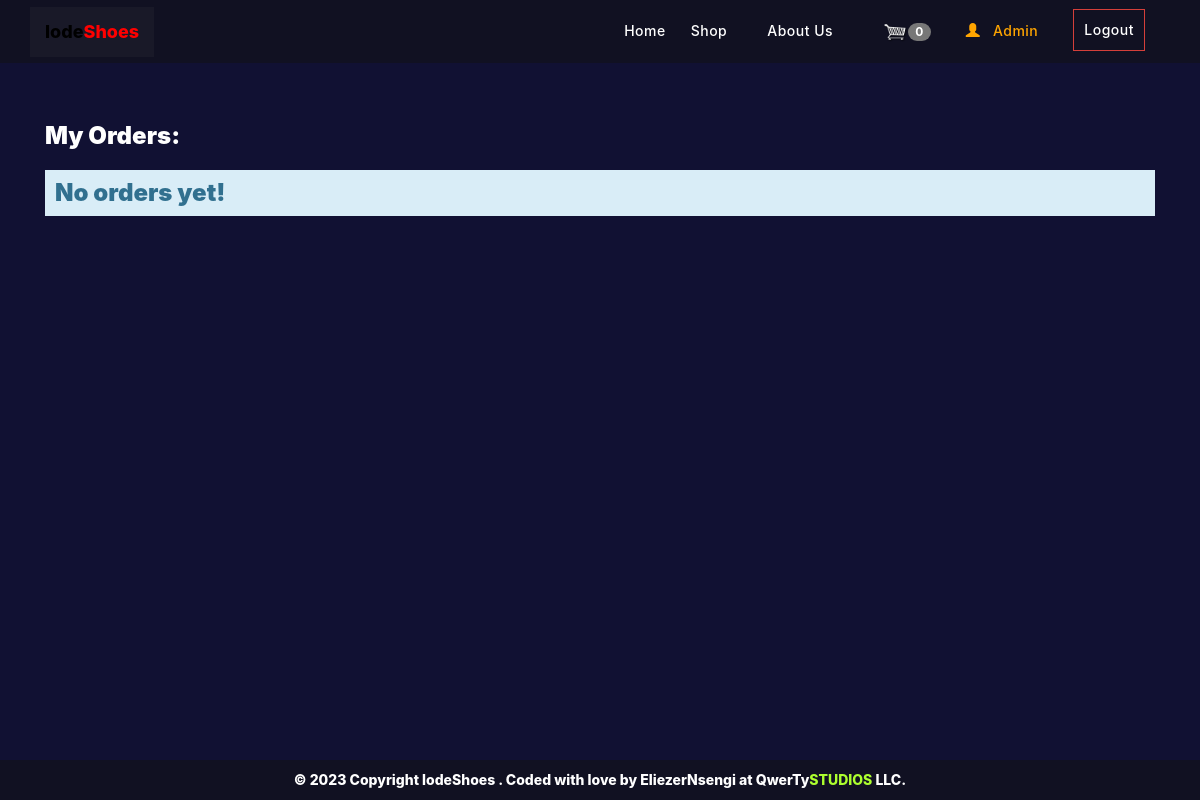
/accounts/robot/orders (signed in), run on an earlier commit of the app's database.
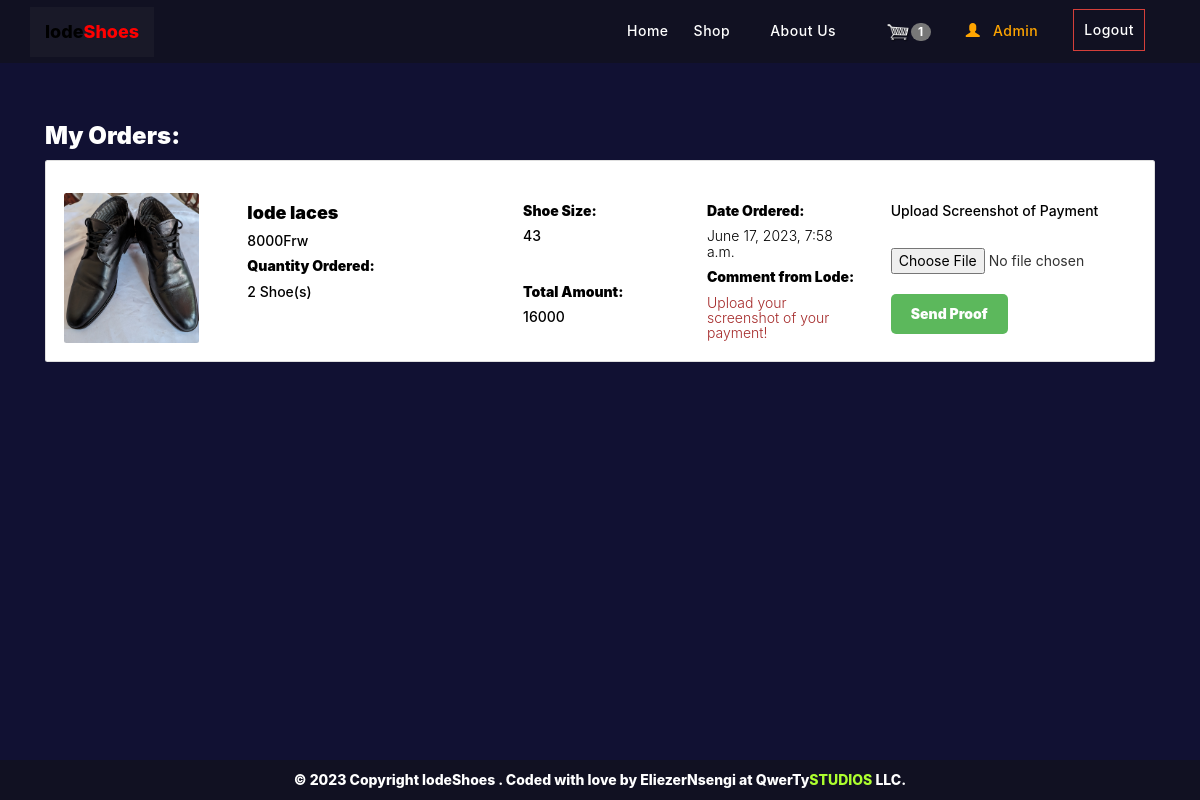
And on a later commit of the database.
### MainApp/models.py (models this page shows, shortened)
class Order(models.Model):
    product = models.ForeignKey(Product, on_delete=models.CASCADE)
    client = models.ForeignKey(Client, on_delete=models.CASCADE)
    quantity_ordered = models.IntegerField(default=1)
    shoe_size = models.IntegerField(default=42)
    amount = models.IntegerField(default=0)
    ship_address = models.CharField(max_length=100, null=True)
    order_date = models.DateTimeField(auto_now_add=True)
    proof = models.ImageField(upload_to="proofs/")
    order_status = models.IntegerField(choices=STATUS, default=0)
    comment = models.TextField(
        default="Upload your screenshot of your payment!", null=True, blank=True
    )

class Product(models.Model):
    name = models.CharField(max_length=100)
    price = models.IntegerField(default=0)
    qty = models.IntegerField(default=1)
    category = models.ForeignKey(Category, on_delete=models.DO_NOTHING)
    image = models.ImageField(upload_to="products")
    image2 = models.ImageField(upload_to="products", blank=True, null=True)
    image3 = models.ImageField(upload_to="products", blank=True, null=True)
    image4 = models.ImageField(upload_to="products", blank=True, null=True)
    reviews = models.IntegerField(default=0)

### MainApp/views.py (the view)
# urls.py: path("accounts/<str:user>/orders", MyOrders, name="orders"),
def MyOrders(request, user):
    title = str(request.user) + " | My Orders"
    client = Client.objects.filter(username=request.user).first()
    orders = Order.objects.filter(client=client).order_by("-order_date").all()
    cart = Cart.objects.filter(client=client).count()
    total = Order.objects.filter(client=client).aggregate(Sum("amount"))
    context = {
        "title": title,
        "orders": orders,
        "total": total,
        "cart": cart,
        "client": client,
    }
    return render(request, "orders.html", context)

### MainApp/templates/orders.html (shortened to what this page needs)
{%extends 'base.html'%}
{%load static %}
{%block content%}
{%include 'header.html'%}
<br>
<div class="container">
    <h3>My Orders:</h3>
    {%if not orders %}
    <h3 class="alert-info p-3">No orders yet!</h3>
    {%endif%}
    {% for item in orders %}
    <div class="card mb-4" style="margin-top: 10px;">
        <div class="card-body">
            <div class="row">
                <div class="col-sm-2" width=200>
                    <img src={{item.product.image.url}} alt={{item.item.name}} style="width:100%;" height=150 class="img-thumbnai rounded float-left">
                </div>
                <h4 class=" col-sm-3" style="color: black;">{{item.product.name }}
                    <p class="card-text h5" style="color: black;">{{item.product.price}}Frw</p>
                    <p class="card-text h5" style="color: black; font-weight: 900;">Quantity Ordered:</p>
                    <p class="card-text h5">{{item.quantity_ordered}} Shoe(s)</p>
                </h4>
                <div class="col-sm-2" id='item{{item.id}}' style="color: black;">
                    <p class="card-text h5" style="color: black; font-weight: 900;">Shoe Size:</p>
                    <p class="card-text h5" style="color: black;">{{item.shoe_size}}</p>
                    <br>
                    <p class="card-text h5" style="color: black; font-weight: 900;">Total Amount:</p>
                    <p class="card-text h5" style="color: black;">{{item.amount}}
                </p>
                </div>
                <div class="col-sm-2">
                    <p class="card-text h5" style="color: black; font-weight: 900;">Date Ordered:</p>
                    <p class="card-text h5" style="color: black; font-weight: 300;">{{item.order_date}}</p>
                    <p class="card-text h5" style="color: black; font-weight: 900;">Comment from Lode:</p>
                    {%if item.order_status == 0 %}
                    <p class="card-text h5" style="color: brown; font-weight: 300;">{{item.comment}}</p>
                    {%else%}
                    <p class="card-text h5" style="color: green; font-weight: 300;">{{item.comment}}</p>
                    {%endif%}
                </div>
                <div class="col-sm-3">
                    {%if item.order_status == 0 %}
                    <p class="card-text h5" style="color: black;">Upload Screenshot of Payment</p>
                    <br>
                    <form action="/accounts/{{request.user}}/orders/{{item.id}}" method="post" enctype="multipart/form-data">
                        <input type="file" name="image" required>
                        <br>
                        <input type="submit" value="Send Proof" class="btn btn-success login-btn">
                    </form>
                    {%else%}
                    <p class="card-text h5" style="color: black;">Payment proof received! Thanks for shopping with us!</p>
                    <p class="card-text h6" style="color: black;">We'll contact u soon at &nbsp; <span style="color: red; font-weight: 900;">{{client.phone}}</span> or check your e-mail </p>
                    {% endif %}
                </div>
            </div>
        </div>
    </div>
    {%endfor%}
</div>
{%endblock%}

### MainApp/templates/base.html (shortened to what this page needs)
{% load static %}
<!DOCTYPE html>
<html lang="en">
  <head>
    <link
      rel="stylesheet"
      href="https://cdnjs.cloudflare.com/ajax/libs/font-awesome/4.7.0/css/font-awesome.min.css"
    />
    <link
      rel="stylesheet"
      href="https://stackpath.bootstrapcdn.com/bootstrap/4.1.3/css/bootstrap.min.css"
    />
    <link
      rel="stylesheet"
      href="https://maxcdn.bootstrapcdn.com/bootstrap/3.4.1/css/bootstrap.min.css"
    />
    <link rel="stylesheet" href="{%static 'navbar.css'%}" />
    <link
      rel="stylesheet"
      href="https://cdnjs.cloudflare.com/ajax/libs/OwlCarousel2/2.3.4/assets/owl.theme.default.css"
    />
    <link
      rel="stylesheet"
      href="https://cdnjs.cloudflare.com/ajax/libs/OwlCarousel2/2.3.4/assets/owl.carousel.min.css"
    />
    <link
      rel="stylesheet"
      href="https://use.fontawesome.com/releases/v5.7.2/css/all.css"
    />
    <link rel="stylesheet" href={%static 'css/main.css'%}>
  </head>
  <body>
    {% block content%}
    {% endblock%}
    {%include 'footer.html'%}
  </body>
</html>

### MainApp/templates/header.html (shortened to what this page needs)
{% load static %}
<nav class="navbar navbar-b navbar-trans navbar-expand-md fixed-top" id="mainNav">
    <div class="container">
        <a style="background-color: rgba(94, 90, 90, 0.11);" class="navbar-brand l navbar-left js-scroll" href="/"><span
                class="color-text">lode<span style="color: red;">Shoes</span> </span></a>
        <div class="  navbar-collapse  collapse justify-content-end" id="navbarDefault">
            <ul class="navbar-nav navbar-right">
                <li class="nav-item"> <a class="nav-link l js-scroll active" href="/">Home</a></li>
                <li class="nav-item"> <a class="nav-link l js-scroll ml-2 mr-4" href="/products">Shop</a></li>
                <li class="nav-item"> <a class="nav-link l js-scroll ml-2 mr-4" href="/about">About Us</a></li>
                {% if user.is_authenticated %}
                <li class="nav-item"><a class="nav-link l js-scroll mr-3" href="/checkout"><img width="20" height="20" src="{%static 'images/cart.png'%}" alt="cart-icon" class="cart-icon "><span class="badge badge-pill primary-color">{{cart}} </span></a></li>
                {%if user.username == "admin" %}
                <li class="nav-item"><a class="nav-link l js-scroll ml-2 mr-4" style="color: orange;" href='/admin'><span class="glyphicon glyphicon-user"></span> &nbsp;
                        {{user.username}}</a></li>
                {%else%}
                <li class="nav-item"><a class="nav-link l js-scroll ml-2 mr-4" style="color: orange;" href='/accounts/{{request.user}}/orders'><span
                            class="glyphicon glyphicon-user"></span>{{request.user}}</a></li>
                {%endif%}
                <li class="nav-item ">
                        <button
                        class="nav-link js-scroll btn btn-danger p-3 mt-1 ml-2 show-modal"
                        data-toggle="modal"
                        data-target="#myModal3"
                      >
                        Logout
                      </button></li>
                {%else%}
                <li class="nav-item "><a class="nav-link js-scroll btn btn-primary p-3 mt-1 ml-2"
                        href="/login">Login</a></li>
                <li class="nav-item "><a style="color:black;" class="nav-link js-scroll btn btn-default p-3 mt-1 ml-2"
                        href="/register">Sign Up</a></li>
                {% endif %}
            </ul>
        </div>
    </div>
</nav>

### MainApp/templates/footer.html (shortened to what this page needs)
{% load static %}
<footer class="bg-dark text-center text-white">
    <div class="text-center p-3" style="background-color: #112; padding: 15px;">
        © <script>document.write(new Date().getFullYear())</script> Copyright lodeShoes</span> . Coded with love by  EliezerNsengi at QwerTy<span style="color: greenyellow;">STUDIOS</span> LLC.</span>
    </div>
</footer>

### static/navbar.css (style rules this page uses)
.navbar-b { transition: all 0.5s ease-in-out; }
.navbar-b.navbar-trans .nav-item, .navbar-b.navbar-reduce .nav-item { position: relative; padding-right: 10px; padding-left: 0; }
.navbar-b.navbar-trans .nav-link, .navbar-b.navbar-reduce .nav-link { color: #fff; text-transform: capitalize; font-weight: 500; font-size: 14px; letter-spacing: 0.5px; }
.navbar-b.navbar-trans .show > .nav-link, .navbar-b.navbar-trans .active > .nav-link, .navbar-b.navbar-trans .nav-link.show, .navbar-b.navbar-trans .nav-link.active { color: #fff; }

### static/css/main.css (style rules this page uses)
body { min-height: 100vh; position: relative; margin: 0; padding-bottom: 100px; box-sizing: border-box; background-color: rgb(171, 184, 197); }
.container { font-family: -apple-system, BlinkMacSystemFont, "Segoe UI", Roboto, Oxygen, Ubuntu, Cantarell, "Open Sans", "Helvetica Neue", sans-serif !important; }
.navbar { background: #112 !important; border-radius: 0 !important; font-weight: 800 !important; }
footer { font-family: -apple-system, BlinkMacSystemFont, "Segoe UI", Roboto, Oxygen, Ubuntu, Cantarell, "Open Sans", "Helvetica Neue", sans-serif !important; position: absolute; bottom: 0; width: 100%; }
a { color: black; }
h1, h2, h3, h4, h5, h6, label { color: white; font-weight: 900; }
.cart-icon { width: 25px; display: inline-block; margin-left: 15px; }
.btn { border-radius: 0; }
.login-btn { color: white; border-radius: 5px; font-weight: 900; border: none; padding: 10px 20px; }
.row { padding: 5px; margin-top: 15px !important; }
body { font-family: -apple-system, BlinkMacSystemFont, "Segoe UI", Roboto, Oxygen, Ubuntu, Cantarell, "Open Sans", "Helvetica Neue", sans-serif; }

### MainApp/templates/header.html (style rules this page uses)
button { background-color: #112 !important; }
.navbar-brand { outline: none; animation: animated 5s linear infinite; }

### MainApp/templates/orders.html (style rules this page uses)
body { background:#113; }

### MainApp/templates/footer.html (style rules this page uses)
footer { font-weight: 800; }

What changed in the data, as far as the page shows it:
added Order: product.image (picture), product.name "lode laces", product.price "8000", quantity_ordered "2", shoe_size "43", amount "16000", order_date "June 17, 2023, 7:58 a.m.", comment "Upload your screenshot of your payment!"
Also different on the page:
{{ cart }}: "0" → "1"
text no longer shown: "No orders yet!"
